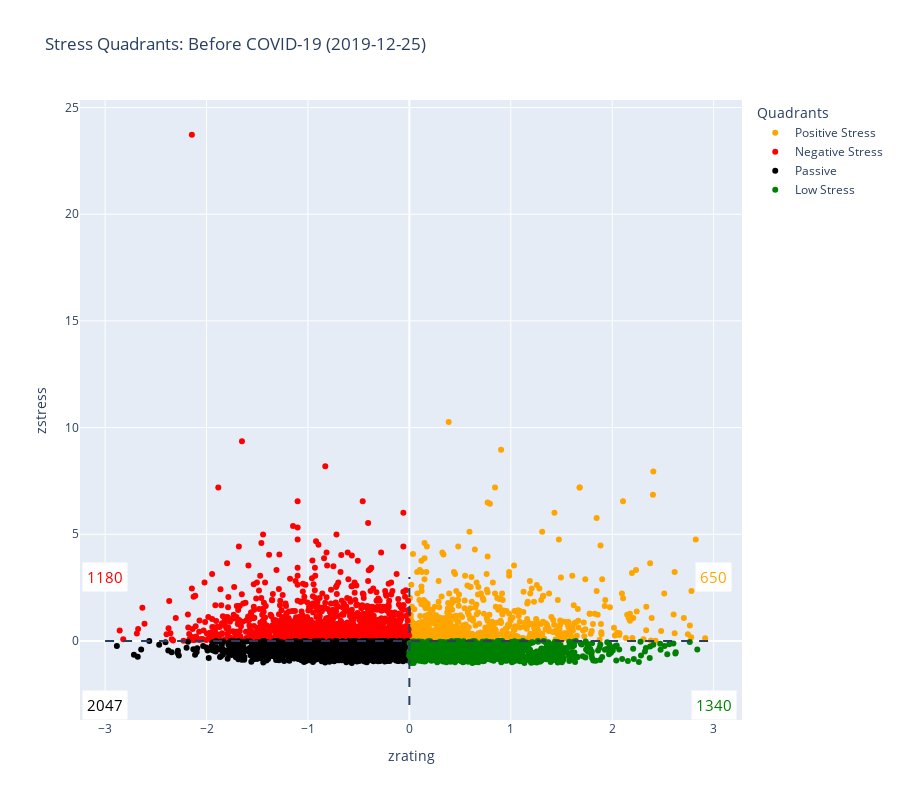

The notebook cell saved with this chart:
### Code cell
plot_quadrants(df=results_pre_covid, title=f"Before COVID-19 ({covid_start_date})")

### Figure 1 — Plotly figure (JSON) as saved in the notebook; plotly's stock layout.template omitted (floating-point values rounded to 4 significant figures; data arrays with more than 128 entries replaced by an {"elided": "..."} marker saying what was removed)
{"data": [{"hovertext": {"elided": "650 str values"}, "marker": {"color": "orange"}, "mode": "markers", "name": "Positive Stress", "type": "scatter", "x": {"elided": "650 float values"}, "y": {"elided": "650 float values"}}, {"hovertext": {"elided": "1180 str values"}, "marker": {"color": "red"}, "mode": "markers", "name": "Negative Stress", "type": "scatter", "x": {"elided": "1180 float values"}, "y": {"elided": "1180 float values"}}, {"hovertext": {"elided": "2047 str values"}, "marker": {"color": "black"}, "mode": "markers", "name": "Passive", "type": "scatter", "x": {"elided": "2047 float values"}, "y": {"elided": "2047 float values"}}, {"hovertext": {"elided": "1340 str values"}, "marker": {"color": "green"}, "mode": "markers", "name": "Low Stress", "type": "scatter", "x": {"elided": "1340 float values"}, "y": {"elided": "1340 float values"}}], "layout": {"annotations": [{"bgcolor": "white", "borderpad": 4, "font": {"color": "orange", "size": 15}, "showarrow": false, "text": "650", "x": 3, "y": 3}, {"bgcolor": "white", "borderpad": 4, "font": {"color": "red", "size": 15}, "showarrow": false, "text": "1180", "x": -3, "y": 3}, {"bgcolor": "white", "borderpad": 4, "font": {"color": "black", "size": 15}, "showarrow": false, "text": "2047", "x": -3, "y": -3}, {"bgcolor": "white", "borderpad": 4, "font": {"color": "green", "size": 15}, "showarrow": false, "text": "1340", "x": 3, "y": -3}], "height": 800, "legend": {"title": {"text": "Quadrants"}}, "shapes": [{"line": {"dash": "dash"}, "type": "line", "x0": 0, "x1": 0, "y0": -3, "y1": 3}, {"line": {"dash": "dash"}, "type": "line", "x0": -3, "x1": 3, "y0": 0, "y1": 0}], "title": {"text": "Stress Quadrants: Before COVID-19 (2019-12-25)"}, "xaxis": {"title": {"text": "zrating"}}, "yaxis": {"title": {"text": "zstress"}}}}
